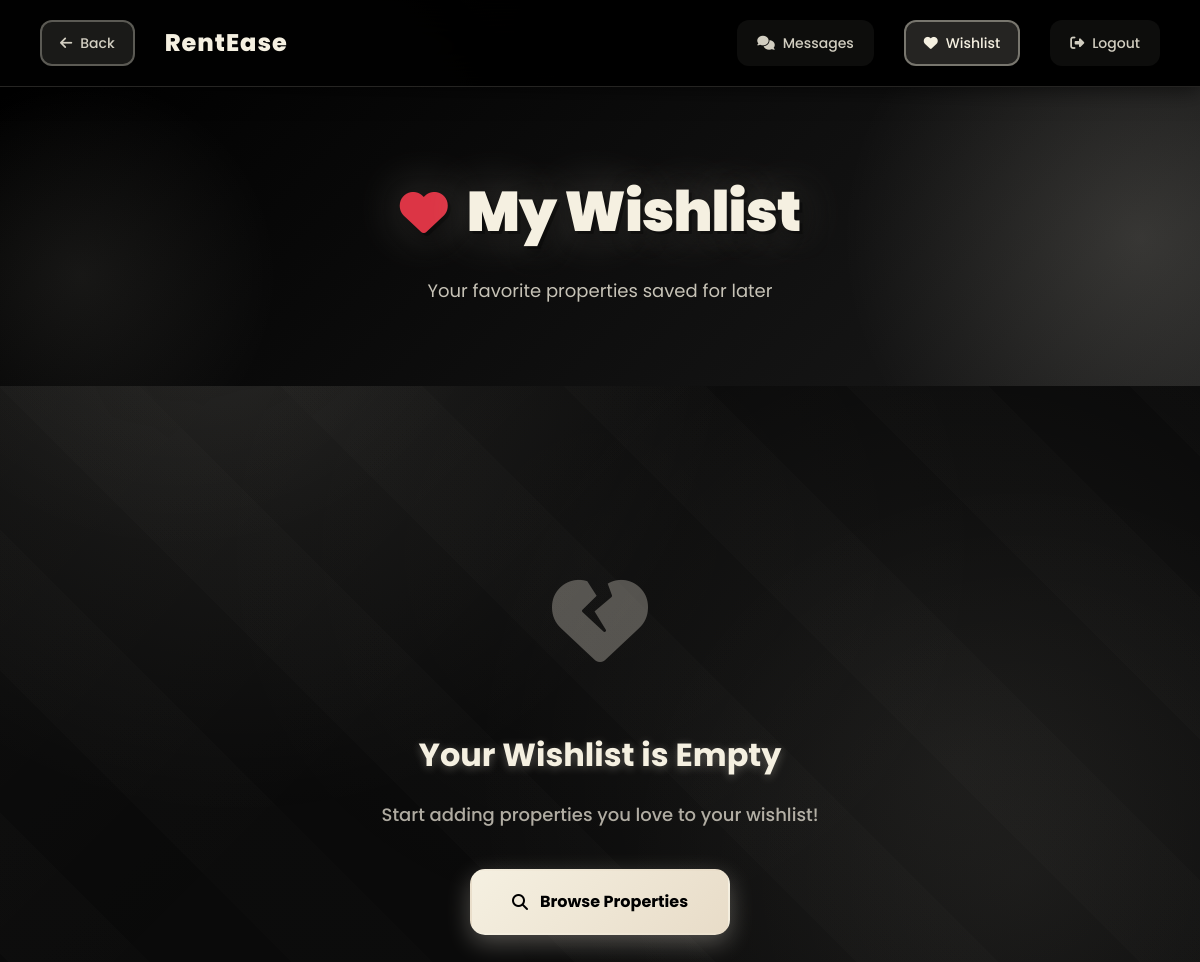
Before: /wishlist/ (signed in) with the older database file.
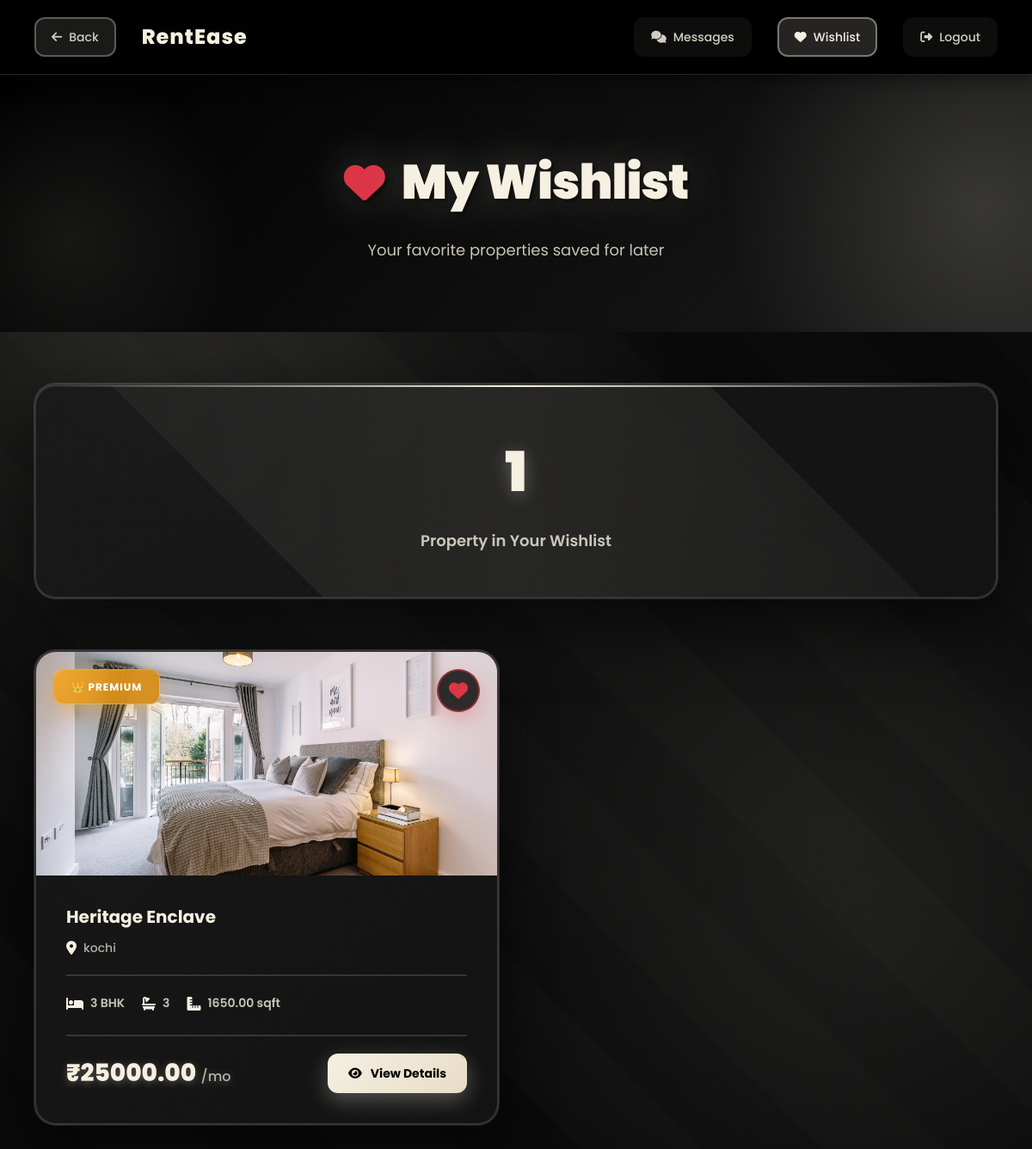
After: the same page with the newer database file.
### core/models.py (models this page shows, shortened)
class Wishlist(models.Model):
    tenant = models.ForeignKey(User, on_delete=models.CASCADE, related_name='wishlist_items')
    property = models.ForeignKey(Property, on_delete=models.CASCADE, related_name='wishlisted_by')
    created_at = models.DateTimeField(auto_now_add=True)
    class Meta:
        ordering = ['-created_at']
        unique_together = ('tenant', 'property')  # One wishlist entry per tenant per property

class Property(models.Model):
    class Status(models.TextChoices):
        PENDING_APPROVAL = "PENDING", "Pending Approval"
        AVAILABLE = "AVAILABLE", "Available"
        RENTED = "RENTED", "Rented"
        MAINTENANCE = "MAINTENANCE", "Maintenance"
        REJECTED = "REJECTED", "Rejected"
    class PropertyType(models.TextChoices):
        APARTMENT = "Apartment", "Apartment"
        VILLA = "Villa", "Villa"
        INDEPENDENT_HOUSE = "Independent House", "Independent House"
        FLAT = "Flat", "Flat"
        DUPLEX = "Duplex", "Duplex"
        PENTHOUSE = "Penthouse", "Penthouse"
        STUDIO = "Studio", "Studio"
        OTHER = "Other", "Other"
    class Furnishing(models.TextChoices):
        UNFURNISHED = "UNFURNISHED", "Unfurnished"
        SEMI_FURNISHED = "SEMI_FURNISHED", "Semi-Furnished"
        FULLY_FURNISHED = "FULLY_FURNISHED", "Fully Furnished"
    class Facing(models.TextChoices):
        NORTH = "NORTH", "North"
        SOUTH = "SOUTH", "South"
        EAST = "EAST", "East"
        WEST = "WEST", "West"
        NORTHEAST = "NORTHEAST", "North-East"
        NORTHWEST = "NORTHWEST", "North-West"
        SOUTHEAST = "SOUTHEAST", "South-East"
        SOUTHWEST = "SOUTHWEST", "South-West"
    owner = models.ForeignKey(User, on_delete=models.CASCADE, related_name='properties')
    title = models.CharField(max_length=255)
    ad_title = models.CharField(max_length=255, blank=True, null=True, help_text="Short ad title")
    description = models.TextField()
    price = models.DecimalField(max_digits=10, decimal_places=2)
    location = models.CharField(max_length=255)
    latitude = models.DecimalField(max_digits=9, decimal_places=6, blank=True, null=True, help_text="Latitude coordinate (optional)")
    longitude = models.DecimalField(max_digits=9, decimal_places=6, blank=True, null=True, help_text="Longitude coordinate (optional)")
    property_type = models.CharField(max_length=100, choices=PropertyType.choices, default=PropertyType.APARTMENT)
    bhk = models.IntegerField(default=1, help_text="Number of BHKs (Bedrooms)")
    bathrooms = models.IntegerField(default=1, help_text="Number of bathrooms")
    furnishing = models.CharField(max_length=50, choices=Furnishing.choices, default=Furnishing.SEMI_FURNISHED)
    super_built_area = models.DecimalField(max_digits=10, decimal_places=2, default=0, help_text="Super built area in sqft")
    bachelors_allowed = models.BooleanField(default=True, help_text="Are bachelors allowed?")
    total_floors = models.IntegerField(default=1, help_text="Total floors in the building")
    facing = models.CharField(max_length=50, choices=Facing.choices, default=Facing.NORTH)
    built_year = models.IntegerField(blank=True, null=True, help_text="Year the property was built")
    amenities = models.TextField(help_text="Comma-separated list of amenities", blank=True)
    status = models.CharField(max_length=50, choices=Status.choices, default=Status.PENDING_APPROVAL)
    rejection_reason = models.TextField(blank=True, null=True, help_text="Reason for rejection by admin")
    is_paid = models.BooleanField(default=False)
    plan_type = models.CharField(max_length=20, choices=[
        ('basic', 'Basic Plan'),
        ('standard', 'Standard Plan'),
        ('premium', 'Premium Plan')
    ], default='basic', help_text="Selected plan type")
    plan_expiry_date = models.DateTimeField(blank=True, null=True, help_text="Date when the plan expires")
    views_count = models.IntegerField(default=0, help_text="Number of times this property has been viewed")
    created_at = models.DateTimeField(auto_now_add=True)
    updated_at = models.DateTimeField(auto_now=True)
    class Meta:
        verbose_name_plural = "Properties"

class PropertyImage(models.Model):
    property = models.ForeignKey(Property, on_delete=models.CASCADE, related_name='images')
    image = models.ImageField(upload_to='property_images/')

### core/views.py (the view)
# urls.py: path('wishlist/', views.wishlist_view, name='wishlist'),
@login_required
def wishlist_view(request):
    if request.user.role != 'TENANT':
        messages.error(request, "Only tenants can access wishlist.")
        return redirect('dashboard')
    from .models import Wishlist
    from django.utils import timezone
    wishlist_items = Wishlist.objects.filter(tenant=request.user).select_related('property')
    active_wishlist = []
    for item in wishlist_items:
        if (item.property.status == Property.Status.AVAILABLE and
            item.property.is_paid and
            item.property.plan_expiry_date and
            item.property.plan_expiry_date > timezone.now()):
            active_wishlist.append(item)
    context = {
        'wishlist_items': active_wishlist,
        'total_wishlist': len(active_wishlist)
    }
    return render(request, 'core/wishlist.html', context)

### core/templates/core/wishlist.html (shortened to what this page needs)
{% load static %}
<!DOCTYPE html>
<html lang="en">
<head>
    <link href="https://cdnjs.cloudflare.com/ajax/libs/font-awesome/6.4.0/css/all.min.css" rel="stylesheet">
</head>
<body>
    <nav class="navbar">
        <div class="nav-container">
            <div style="display: flex; align-items: center; gap: 30px;">
                <a href="{% url 'dashboard' %}" class="nav-link" style="background: rgba(245, 240, 225, 0.1); border: 2px solid rgba(245, 240, 225, 0.3);">
                    <i class="fas fa-arrow-left"></i>
                    <span>Back</span>
                </a>
                <a href="{% url 'index' %}" class="logo">RentEase</a>
            </div>
            <div class="nav-links">
                <a href="{% url 'conversations' %}" class="nav-link">
                    <i class="fas fa-comments"></i>
                    Messages
                </a>
                <a href="{% url 'wishlist' %}" class="nav-link active">
                    <i class="fas fa-heart"></i>
                    Wishlist
                </a>
                <a href="{% url 'logout' %}" class="nav-link">
                    <i class="fas fa-sign-out-alt"></i>
                    Logout
                </a>
            </div>
        </div>
    </nav>
    <section class="page-header">
        <div class="header-content">
            <h1 class="page-title">
                <i class="fas fa-heart"></i>
                My Wishlist
            </h1>
            <p class="page-subtitle">Your favorite properties saved for later</p>
        </div>
    </section>
    <div class="main-content">
        {% if wishlist_items %}
        <div class="stats-card">
            <h3>{{ total_wishlist }}</h3>
            <p>Propert{{ total_wishlist|pluralize:"y,ies" }} in Your Wishlist</p>
        </div>
        {% endif %}
        {% if wishlist_items %}
            <div class="properties-grid">
                {% for item in wishlist_items %}
                    <div class="property-card">
                        <div class="property-image">
                            {% if item.property.images.all %}
                                <img src="{{ item.property.images.first.image.url }}" alt="{{ item.property.title }}">
                            {% else %}
                                <img src="https://images.unsplash.com/photo-1600596542815-ffad4c1539a9?ixlib=rb-4.0.3&auto=format&fit=crop&w=800&q=80" alt="Property">
                            {% endif %}
                            {% if item.property.plan_type %}
                            <span class="plan-badge plan-{{ item.property.plan_type|lower }}" data-plan="{{ item.property.plan_type }}">
                                {% if item.property.plan_type|lower == 'premium' %}
                                    👑 PREMIUM
                                {% elif item.property.plan_type|lower == 'standard' %}
                                    ⭐ STANDARD
                                {% elif item.property.plan_type|lower == 'basic' %}
                                    📝 BASIC
                                {% else %}
                                    📋 {{ item.property.plan_type|upper }}
                                {% endif %}
                            </span>
                            {% endif %}
                            <form method="POST" action="{% url 'remove_from_wishlist' item.property.id %}" style="display: inline;">
                                <button type="submit" class="wishlist-btn" title="Remove from wishlist">
                                    <i class="fas fa-heart"></i>
                                </button>
                            </form>
                        </div>
                        <div class="property-content">
                            <h3 class="property-title">{{ item.property.title }}</h3>
                            <div class="property-location">
                                <i class="fas fa-map-marker-alt"></i>
                                {{ item.property.location }}
                            </div>
                            <div class="property-stats">
                                <div class="property-stat">
                                    <i class="fas fa-bed"></i>
                                    {{ item.property.bhk }} BHK
                                </div>
                                <div class="property-stat">
                                    <i class="fas fa-bath"></i>
                                    {{ item.property.bathrooms }}
                                </div>
                                <div class="property-stat">
                                    <i class="fas fa-ruler-combined"></i>
                                    {{ item.property.super_built_area }} sqft
                                </div>
                            </div>
                            <div class="property-footer">
                                <div class="property-price">
                                    ₹{{ item.property.price }}
                                    <span>/mo</span>
                                </div>
                                <a href="{% url 'property_details' item.property.id %}" class="btn-view">
                                    <i class="fas fa-eye"></i>
                                    <span>View Details</span>
                                </a>
                            </div>
                        </div>
                    </div>
                {% endfor %}
            </div>
        {% else %}
            <div class="empty-state">
                <div class="empty-icon">
                    <i class="fas fa-heart-broken"></i>
                </div>
                <h3>Your Wishlist is Empty</h3>
                <div class="empty-text">Start adding properties you love to your wishlist!</div>
                <a href="{% url 'dashboard' %}" class="btn-primary">
                    <i class="fas fa-search"></i>
                    <span>Browse Properties</span>
                </a>
            </div>
        {% endif %}
    </div>
</body>
</html>

Changed rows visible on the page:
added Wishlist: property.images.first.image (picture), shows "👑 PREMIUM", property "Heritage Enclave", property.location "kochi", property.bhk "3", property.bathrooms "3", property.super_built_area "1650.00", property.price "25000.00"
Other visible differences:
{{ total_wishlist }}: (not shown) → "1"
text no longer shown: "Your Wishlist is Empty Start adding properties you love to your wishlist! Browse Properties"
text now shown: "Propert in Your Wishlist"
